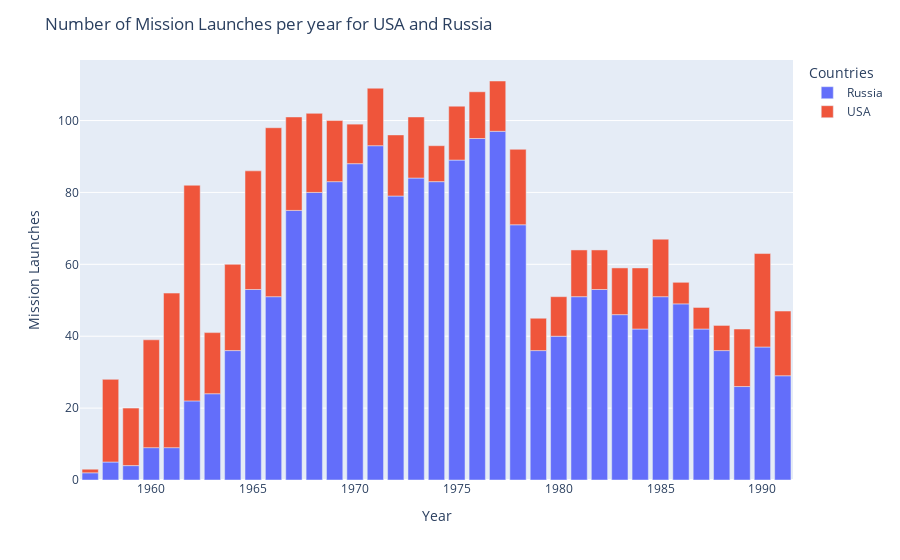

This figure's notebook cell:
### Code cell
bar = px.bar(
    data_frame=number_launches_per_year_usa_russia,
    x=number_launches_per_year_usa_russia.Date_Time_Objects,
    y=number_launches_per_year_usa_russia["count"],
    color=number_launches_per_year_usa_russia.Countries
)

bar.update_layout(
    title="Number of Mission Launches per year for USA and Russia",
    xaxis_title="Year",
    yaxis_title="Mission Launches",
)

bar.show()

### Figure 1 — Plotly figure (JSON) as saved in the notebook; plotly's stock layout.template omitted (floating-point values rounded to 4 significant figures)
{"data": [{"hovertemplate": "Countries=Russia<br>Date_Time_Objects=%{x}<br>count=%{y}<extra></extra>", "legendgroup": "Russia", "marker": {"color": "#636efa", "pattern": {"shape": ""}}, "name": "Russia", "orientation": "v", "showlegend": true, "textposition": "auto", "type": "bar", "x": [1957, 1958, 1959, 1960, 1961, 1962, 1963, 1964, 1965, 1966, 1967, 1968, 1969, 1970, 1971, 1972, 1973, 1974, 1975, 1976, 1977, 1978, 1979, 1980, 1981, 1982, 1983, 1984, 1985, 1986, 1987, 1988, 1989, 1990, 1991], "xaxis": "x", "y": [2, 5, 4, 9, 9, 22, 24, 36, 53, 51, 75, 80, 83, 88, 93, 79, 84, 83, 89, 95, 97, 71, 36, 40, 51, 53, 46, 42, 51, 49, 42, 36, 26, 37, 29], "yaxis": "y"}, {"hovertemplate": "Countries=USA<br>Date_Time_Objects=%{x}<br>count=%{y}<extra></extra>", "legendgroup": "USA", "marker": {"color": "#EF553B", "pattern": {"shape": ""}}, "name": "USA", "orientation": "v", "showlegend": true, "textposition": "auto", "type": "bar", "x": [1957, 1958, 1959, 1960, 1961, 1962, 1963, 1964, 1965, 1966, 1967, 1968, 1969, 1970, 1971, 1972, 1973, 1974, 1975, 1976, 1977, 1978, 1979, 1980, 1981, 1982, 1983, 1984, 1985, 1986, 1987, 1988, 1989, 1990, 1991], "xaxis": "x", "y": [1, 23, 16, 30, 43, 60, 17, 24, 33, 47, 26, 22, 17, 11, 16, 17, 17, 10, 15, 13, 14, 21, 9, 11, 13, 11, 13, 17, 16, 6, 6, 7, 16, 26, 18], "yaxis": "y"}], "layout": {"barmode": "relative", "legend": {"title": {"text": "Countries"}, "tracegroupgap": 0}, "margin": {"t": 60}, "title": {"text": "Number of Mission Launches per year for USA and Russia"}, "xaxis": {"anchor": "y", "domain": [0, 1], "title": {"text": "Year"}}, "yaxis": {"anchor": "x", "domain": [0, 1], "title": {"text": "Mission Launches"}}}}
